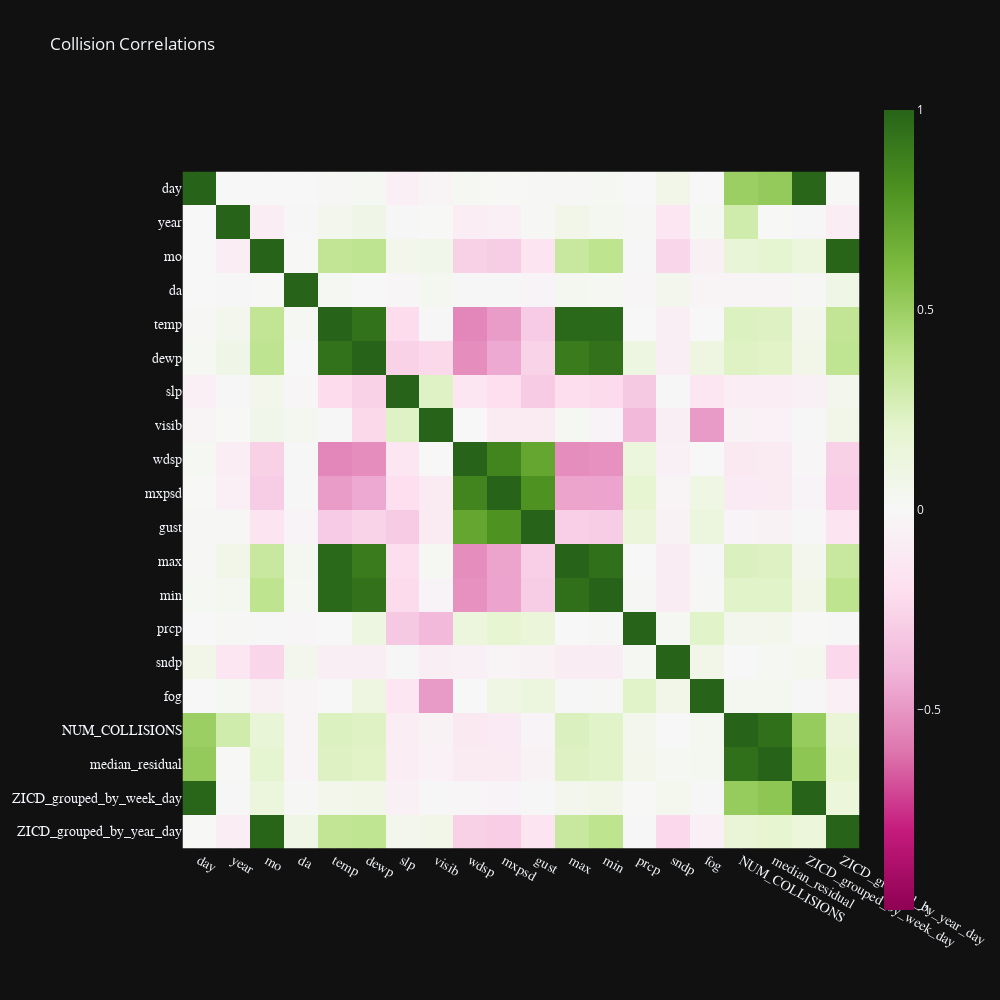
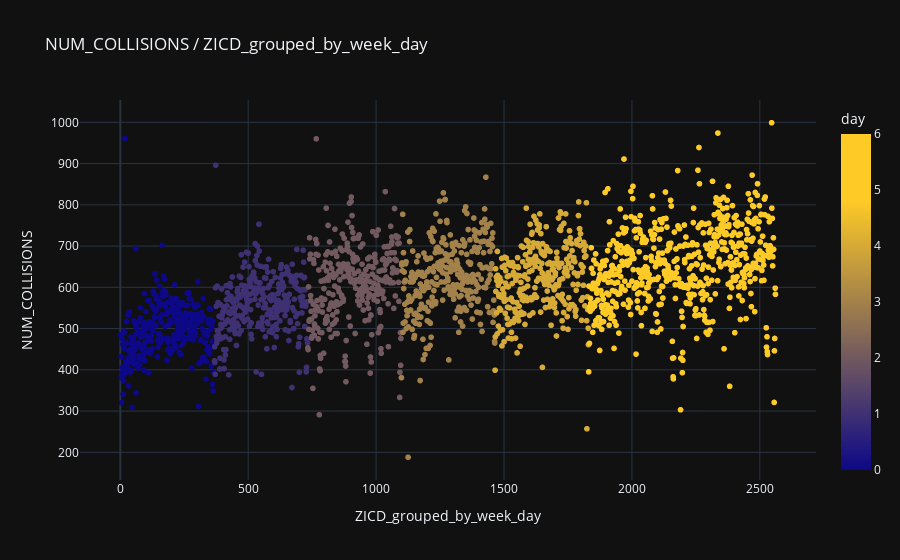
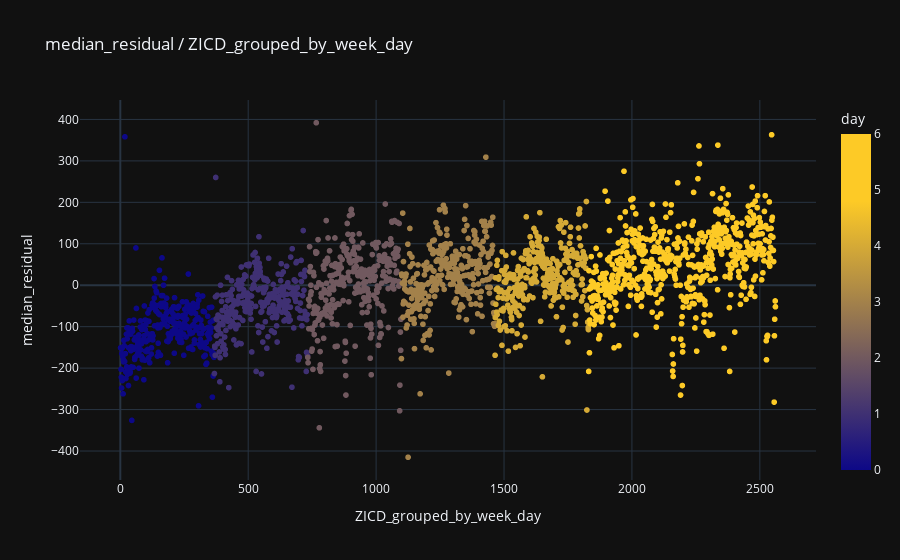
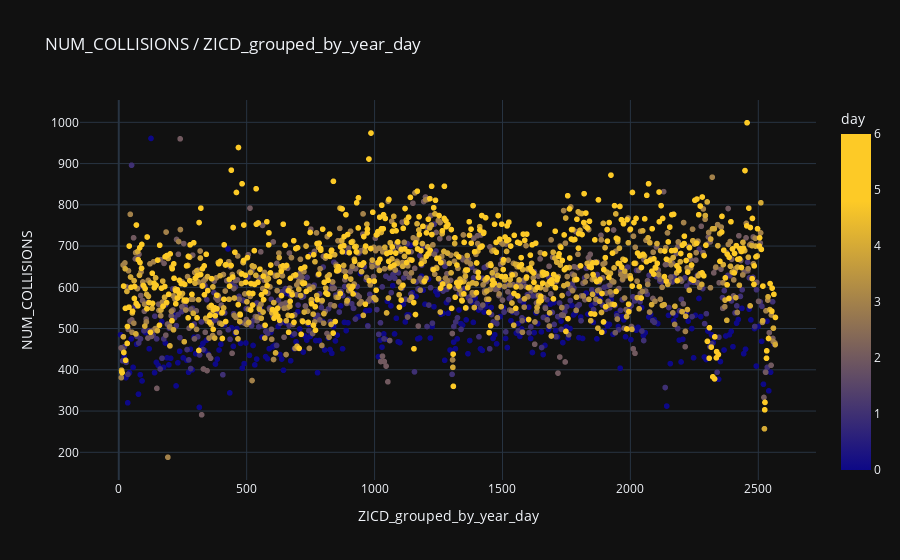

The code cell stored with these charts, in order, in its notebook:
### Code cell
# corrMatrix = df.corr()
# sn.heatmap(corrMatrix, annot=True)
# plt.show()

show_correlation_matrix(df, "Collision Correlations")

def scatter_x_y(x, y): px.scatter(
    df,
    x=x,
    y=y,
    color='day',
    color_continuous_scale=custom_plasma_scale,  # Use the custom Plasma scale
    title=y + ' / '+ x).show()
    


scatter_x_y(ZICD, N_COLS)
scatter_x_y(ZICD, MED_RES)
scatter_x_y(ZICD_YEAR_DAY, N_COLS)
scatter_x_y(ZICD_YEAR_DAY, MED_RES)

### Figure 1 — Plotly figure (JSON) as saved in the notebook; plotly's stock layout.template omitted (floating-point values rounded to 4 significant figures; data arrays with more than 128 entries replaced by an {"elided": "..."} marker saying what was removed)
{"data": [{"coloraxis": "coloraxis", "name": "0", "x": ["day", "year", "mo", "da", "temp", "dewp", "slp", "visib", "wdsp", "mxpsd", "gust", "max", "min", "prcp", "sndp", "fog", "NUM_COLLISIONS", "median_residual", "ZICD_grouped_by_week_day", "ZICD_grouped_by_year_day"], "y": ["day", "year", "mo", "da", "temp", "dewp", "slp", "visib", "wdsp", "mxpsd", "gust", "max", "min", "prcp", "sndp", "fog", "NUM_COLLISIONS", "median_residual", "ZICD_grouped_by_week_day", "ZICD_grouped_by_year_day"], "z": {"elided": "20x20 float values"}, "type": "heatmap", "xaxis": "x", "yaxis": "y", "hovertemplate": "x: %{x}<br>y: %{y}<br>color: %{z}<extra></extra>"}], "layout": {"xaxis": {"anchor": "y", "domain": [0.0, 1.0], "scaleanchor": "y", "constrain": "domain", "tickfont": {"family": "Century Gothic", "size": 14}}, "yaxis": {"anchor": "x", "domain": [0.0, 1.0], "autorange": "reversed", "constrain": "domain", "tickfont": {"family": "Century Gothic", "size": 14}, "range": [-1, 1]}, "coloraxis": {"colorscale": [[0.0, "rgb(142,1,82)"], [0.1, "rgb(197,27,125)"], [0.2, "rgb(222,119,174)"], [0.3, "rgb(241,182,218)"], [0.4, "rgb(253,224,239)"], [0.5, "rgb(247,247,247)"], [0.6, "rgb(230,245,208)"], [0.7, "rgb(184,225,134)"], [0.8, "rgb(127,188,65)"], [0.9, "rgb(77,146,33)"], [1.0, "rgb(39,100,25)"]], "cmin": -1, "cmax": 1}, "title": {"text": "Collision Correlations"}, "height": 1000, "width": 1000}}

### Figure 2 — Plotly figure (JSON) as saved in the notebook; plotly's stock layout.template omitted (floating-point values rounded to 4 significant figures; data arrays with more than 128 entries replaced by an {"elided": "..."} marker saying what was removed)
{"data": [{"hovertemplate": "ZICD_grouped_by_week_day=%{x}<br>NUM_COLLISIONS=%{y}<br>day=%{marker.color}<extra></extra>", "legendgroup": "", "marker": {"color": {"elided": "2089 int values"}, "coloraxis": "coloraxis", "symbol": "circle"}, "mode": "markers", "name": "", "showlegend": false, "x": {"elided": "2089 int values"}, "xaxis": "x", "y": {"elided": "2089 int values"}, "yaxis": "y", "type": "scattergl"}], "layout": {"xaxis": {"anchor": "y", "domain": [0.0, 1.0], "title": {"text": "ZICD_grouped_by_week_day"}}, "yaxis": {"anchor": "x", "domain": [0.0, 1.0], "title": {"text": "NUM_COLLISIONS"}}, "coloraxis": {"colorbar": {"title": {"text": "day"}}, "colorscale": [[0, "#0d0887"], [0.8, "#fdca26"], [1, "#fdca26"]]}, "legend": {"tracegroupgap": 0}, "title": {"text": "NUM_COLLISIONS / ZICD_grouped_by_week_day"}}}

### Figure 3 — Plotly figure (JSON) as saved in the notebook; plotly's stock layout.template omitted (floating-point values rounded to 4 significant figures; data arrays with more than 128 entries replaced by an {"elided": "..."} marker saying what was removed)
{"data": [{"hovertemplate": "ZICD_grouped_by_week_day=%{x}<br>median_residual=%{y}<br>day=%{marker.color}<extra></extra>", "legendgroup": "", "marker": {"color": {"elided": "2089 int values"}, "coloraxis": "coloraxis", "symbol": "circle"}, "mode": "markers", "name": "", "showlegend": false, "x": {"elided": "2089 int values"}, "xaxis": "x", "y": {"elided": "2089 float values"}, "yaxis": "y", "type": "scattergl"}], "layout": {"xaxis": {"anchor": "y", "domain": [0.0, 1.0], "title": {"text": "ZICD_grouped_by_week_day"}}, "yaxis": {"anchor": "x", "domain": [0.0, 1.0], "title": {"text": "median_residual"}}, "coloraxis": {"colorbar": {"title": {"text": "day"}}, "colorscale": [[0, "#0d0887"], [0.8, "#fdca26"], [1, "#fdca26"]]}, "legend": {"tracegroupgap": 0}, "title": {"text": "median_residual / ZICD_grouped_by_week_day"}}}

### Figure 4 — Plotly figure (JSON) as saved in the notebook; plotly's stock layout.template omitted (floating-point values rounded to 4 significant figures; data arrays with more than 128 entries replaced by an {"elided": "..."} marker saying what was removed)
{"data": [{"hovertemplate": "ZICD_grouped_by_year_day=%{x}<br>NUM_COLLISIONS=%{y}<br>day=%{marker.color}<extra></extra>", "legendgroup": "", "marker": {"color": {"elided": "2089 int values"}, "coloraxis": "coloraxis", "symbol": "circle"}, "mode": "markers", "name": "", "showlegend": false, "x": {"elided": "2089 int values"}, "xaxis": "x", "y": {"elided": "2089 int values"}, "yaxis": "y", "type": "scattergl"}], "layout": {"xaxis": {"anchor": "y", "domain": [0.0, 1.0], "title": {"text": "ZICD_grouped_by_year_day"}}, "yaxis": {"anchor": "x", "domain": [0.0, 1.0], "title": {"text": "NUM_COLLISIONS"}}, "coloraxis": {"colorbar": {"title": {"text": "day"}}, "colorscale": [[0, "#0d0887"], [0.8, "#fdca26"], [1, "#fdca26"]]}, "legend": {"tracegroupgap": 0}, "title": {"text": "NUM_COLLISIONS / ZICD_grouped_by_year_day"}}}
